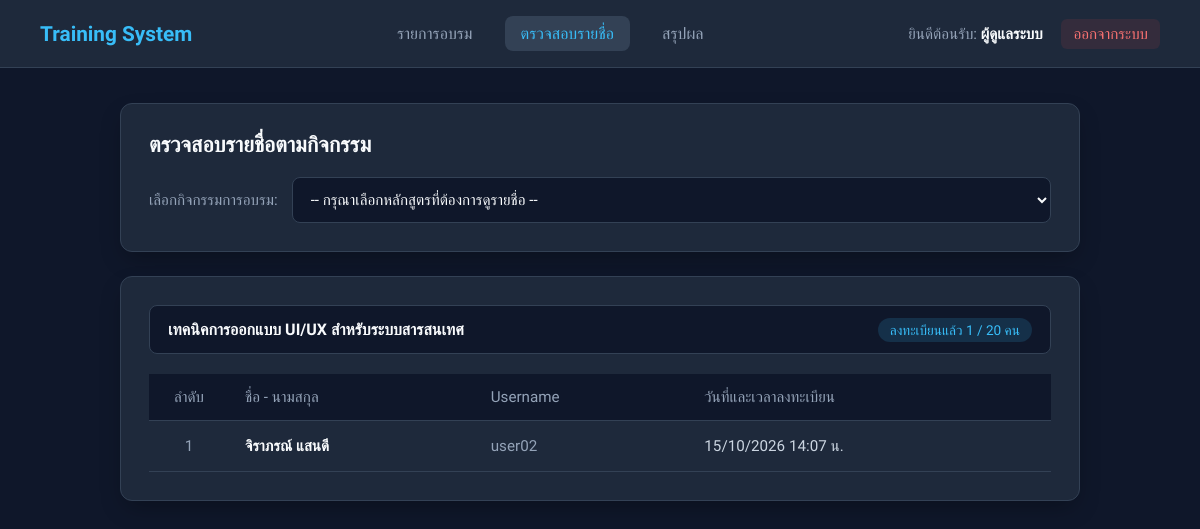
Page /participants.php?course_id=3 (signed in) on the committed database.
### tables this page shows
CREATE TABLE `courses` (
  `id` int NOT NULL,
  `title` varchar(200) NOT NULL,
  `description` text,
  `image` varchar(255) DEFAULT 'default_course.jpg',
  `event_date` date NOT NULL,
  `max_seats` int NOT NULL
);

CREATE TABLE `registrations` (
  `id` int NOT NULL,
  `user_id` int NOT NULL,
  `course_id` int NOT NULL,
  `registered_at` timestamp NOT NULL DEFAULT CURRENT_TIMESTAMP
);

CREATE TABLE `users` (
  `id` int NOT NULL,
  `username` varchar(50) NOT NULL,
  `password` varchar(255) NOT NULL,
  `fullname` varchar(100) NOT NULL,
  `role` enum('admin','user') DEFAULT 'user'
);

### participants.php (the view, shortened to what this page needs)
<?php
require_once 'db.php';
$course_id = isset($_GET['course_id']) ? (int)$_GET['course_id'] : 0;
$selected_course = null;
if ($course_id > 0) {
    $c_stmt = $conn->prepare("SELECT title, event_date, max_seats FROM courses WHERE id = ?");
    $c_stmt->bind_param("i", $course_id);
    $c_stmt->execute();
    $selected_course = $c_stmt->get_result()->fetch_assoc();
}
$participants = null;
if ($course_id > 0) {
    $stmt = $conn->prepare("SELECT u.fullname, u.username, r.registered_at
                            FROM registrations r
                            JOIN users u ON r.user_id = u.id
                            WHERE r.course_id = ?
                            ORDER BY r.registered_at ASC");
    $stmt->bind_param("i", $course_id);
    $stmt->execute();
    $participants = $stmt->get_result();
}
?>
<!DOCTYPE html>
<html lang="th">
<head>
</head>
<body>
    <header class="navbar">
        <div class="nav-brand">Training System</div>
        <nav class="nav-menu">
            <a href="courses.php">รายการอบรม</a>
            <a href="participants.php" class="active">ตรวจสอบรายชื่อ</a>
            <a href="summary.php">สรุปผล</a>
        </nav>
        <div class="user-status">
            <span>ยินดีต้อนรับ: <strong><?= htmlspecialchars($_SESSION['fullname']) ?></strong></span>
            <a href="logout.php" class="logout-btn">ออกจากระบบ</a>
        </div>
    </header>
    <main class="container">
        <div class="content-card">
            <div class="section-header">
                <h2>ตรวจสอบรายชื่อตามกิจกรรม</h2>
            </div>
            <form method="GET">
                <div class="filter-group">
                    <label for="course_id">เลือกกิจกรรมการอบรม:</label>
                    <select name="course_id" id="course_id" class="select-box" onchange="this.form.submit()">
                        <option value="">-- กรุณาเลือกหลักสูตรที่ต้องการดูรายชื่อ --</option>
                    </select>
                </div>
            </form>
        </div>
        <?php if ($course_id > 0): ?>
            <div class="content-card">
                <?php if ($selected_course): ?>
                    <div class="course-info-bar">
                        <div class="title"><?= htmlspecialchars($selected_course['title']) ?></div>
                        <div>
                            <span class="badge-count">
                                ลงทะเบียนแล้ว <?= $participants ? $participants->num_rows : 0 ?> / <?= $selected_course['max_seats'] ?> คน
                            </span>
                        </div>
                    </div>
                <?php endif; ?>
                <div class="table-responsive">
                    <table>
                        <thead>
                            <tr>
                                <th style="width: 80px; text-align: center;">ลำดับ</th>
                                <th>ชื่อ - นามสกุล</th>
                                <th>Username</th>
                                <th>วันที่และเวลาลงทะเบียน</th>
                            </tr>
                        </thead>
                        <tbody>
                            <?php if ($participants && $participants->num_rows > 0): ?>
                                <?php $i = 1; while ($p = $participants->fetch_assoc()): ?>
                                <tr>
                                    <td style="text-align: center; font-weight: 500; color: #94a3b8;"><?= $i++ ?></td>
                                    <td><strong style="color: #f8fafc;"><?= htmlspecialchars($p['fullname']) ?></strong></td>
                                    <td style="color: #94a3b8;"><?= htmlspecialchars($p['username']) ?></td>
                                    <td><?= date('d/m/Y H:i น.', strtotime($p['registered_at'])) ?></td>
                                </tr>
                                <?php endwhile; ?>
                            <?php endif; ?>
                        </tbody>
                    </table>
                </div>
            </div>
        <?php else: ?>
            <div class="content-card empty-placeholder">
                กรุณาเลือกหลักสูตรจากช่องด้านบนเพื่อแสดงรายชื่อผู้เข้าร่วมอบรม
            </div>
        <?php endif; ?>
    </main>
</body>
</html>

### participants.php (style rules this page uses)
* { box-sizing: border-box; font-family: 'Prompt', sans-serif; margin: 0; padding: 0; }
body { background-color: #0f172a; color: #f1f5f9; min-height: 100vh; }
.navbar { background-color: #1e293b; border-bottom: 1px solid #334155; padding: 16px 40px; display: flex; justify-content: space-between; align-items: center; }
.nav-brand { font-size: 1.3rem; font-weight: 600; color: #38bdf8; }
.nav-menu { display: flex; gap: 16px; }
.nav-menu a { text-decoration: none; color: #94a3b8; font-weight: 500; padding: 8px 16px; border-radius: 8px; transition: all 0.2s; }
.nav-menu a:hover, .nav-menu a.active { color: #ffffff; background-color: #334155; }
.nav-menu a.active { color: #38bdf8; }
.user-status { font-size: 0.95rem; color: #94a3b8; }
.user-status strong { color: #f8fafc; }
.logout-btn { color: #f87171 !important; margin-left: 15px; text-decoration: none; padding: 6px 12px; border-radius: 6px; background-color: rgba(239, 68, 68, 0.1); }
.container { max-width: 1000px; margin: 35px auto; padding: 0 20px; }
.content-card { background: #1e293b; border: 1px solid #334155; border-radius: 12px; padding: 28px; box-shadow: 0 10px 25px -5px rgba(0, 0, 0, 0.3); margin-bottom: 24px; }
.section-header h2 { font-size: 1.35rem; color: #f8fafc; font-weight: 600; margin-bottom: 20px; }
.filter-group { display: flex; align-items: center; gap: 14px; flex-wrap: wrap; }
.filter-group label { font-size: 0.95rem; color: #94a3b8; }
.select-box { flex: 1; min-width: 280px; padding: 12px 14px; border: 1px solid #334155; border-radius: 8px; font-size: 0.95rem; color: #f8fafc; background-color: #0f172a; outline: none; cursor: pointer; transition: border-color 0.2s; }
.course-info-bar { background-color: #0f172a; border: 1px solid #334155; border-radius: 8px; padding: 14px 18px; margin-bottom: 20px; display: flex; justify-content: space-between; align-items: center; flex-wrap: wrap; gap: 10px; }
.course-info-bar .title { font-weight: 600; color: #f8fafc; }
.course-info-bar .badge-count { background-color: rgba(56, 189, 248, 0.15); color: #38bdf8; padding: 4px 12px; border-radius: 20px; font-size: 0.85rem; font-weight: 500; }
.table-responsive { overflow-x: auto; }
table { width: 100%; border-collapse: collapse; text-align: left; }
thead th { background-color: #0f172a; color: #94a3b8; font-weight: 500; padding: 14px 16px; border-bottom: 1px solid #334155; font-size: 0.95rem; }
tbody td { padding: 16px; border-bottom: 1px solid #334155; vertical-align: middle; font-size: 0.95rem; color: #cbd5e1; }

### rows in the picture
courses: title "เทคนิคการออกแบบ UI/UX สำหรับระบบสารสนเทศ", max_seats "20"
registrations: user.fullname "จิราภรณ์ แสนดี", user.username "user02", registered_at "15/10/2026 14:07 น."

### other values in the picture
$_SESSION['fullname'] "ผู้ดูแลระบบ"
$participants->num_rows "1"
